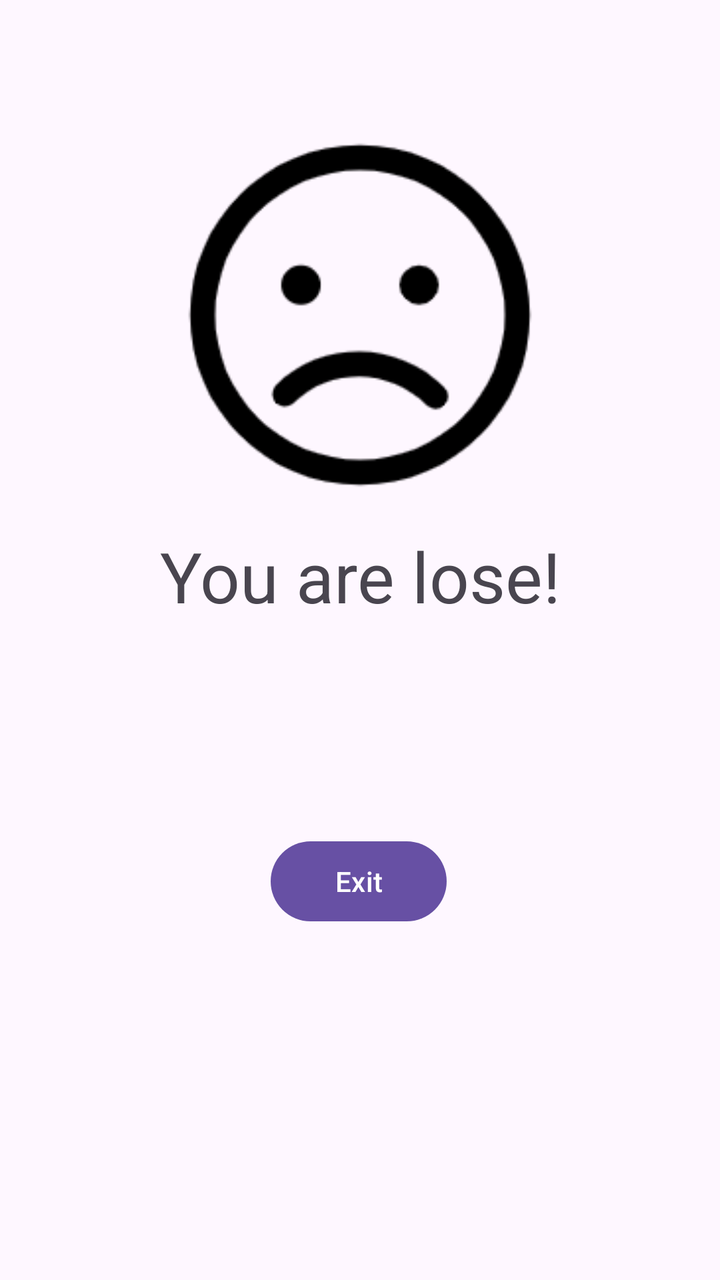
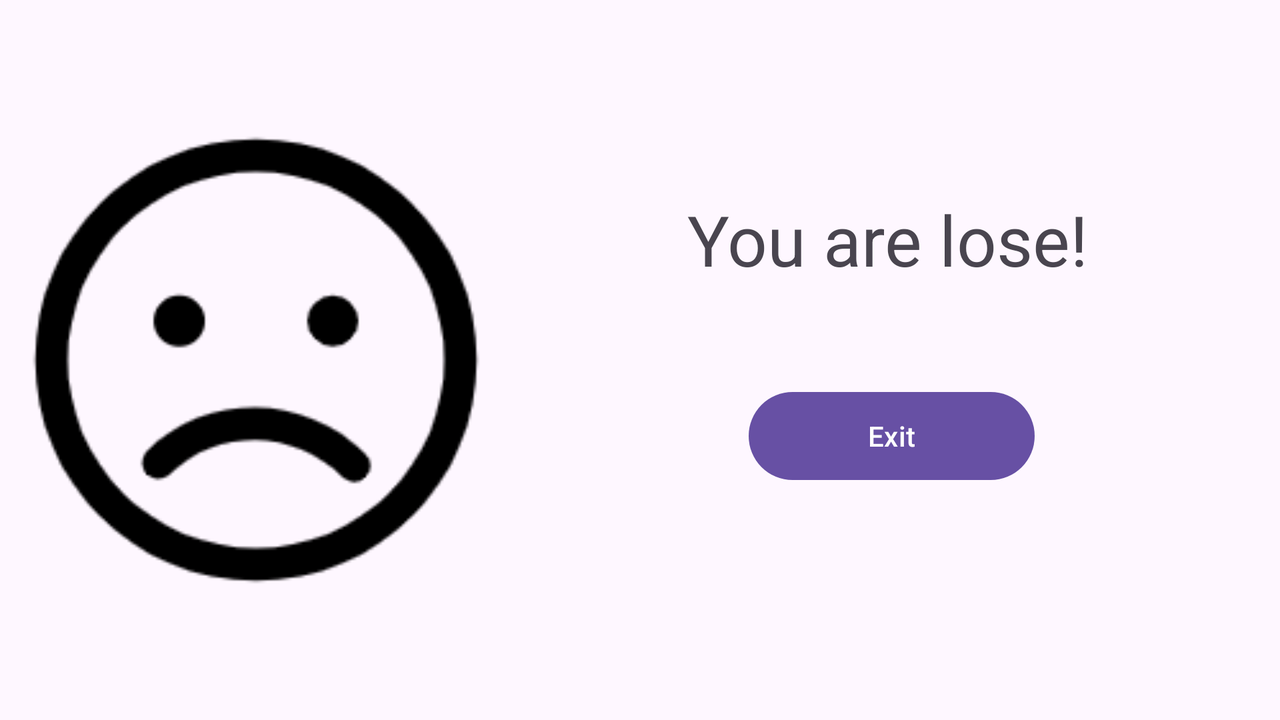

The same Android screen from two of the app's own layout files: first res/layout/ as a phone draws it, then the repository's variant for another configuration, drawn on a device whose configuration selects that folder. Both files follow.
<!-- AndroidManifest.xml: application theme Theme.MentalMathTestA -->
<!-- res/layout/fragment_lose.xml -->
<?xml version="1.0" encoding="utf-8"?>
<layout xmlns:android="http://schemas.android.com/apk/res/android"
    xmlns:app="http://schemas.android.com/apk/res-auto"
    xmlns:tools="http://schemas.android.com/tools">

    <data>
        <variable
            name="vm"
            type="com.example.mentalmathtesta.MyViewModel"/>
    </data>

    <androidx.constraintlayout.widget.ConstraintLayout
        android:layout_width="match_parent"
        android:layout_height="match_parent"
        tools:context=".LoseFragment">

        <androidx.constraintlayout.widget.Guideline
            android:id="@+id/guideline14"
            android:layout_width="wrap_content"
            android:layout_height="wrap_content"
            android:orientation="horizontal"
            app:layout_constraintGuide_begin="59dp" />

        <androidx.constraintlayout.widget.Guideline
            android:id="@+id/guideline22"
            android:layout_width="wrap_content"
            android:layout_height="wrap_content"
            android:orientation="horizontal"
            app:layout_constraintGuide_begin="201dp"
            app:layout_constraintGuide_percent="0.4" />

        <androidx.constraintlayout.widget.Guideline
            android:id="@+id/guideline24"
            android:layout_width="wrap_content"
            android:layout_height="wrap_content"
            android:orientation="horizontal"
            app:layout_constraintGuide_begin="370dp"
            app:layout_constraintGuide_percent="0.5" />

        <androidx.constraintlayout.widget.Guideline
            android:id="@+id/guideline25"
            android:layout_width="7dp"
            android:layout_height="19dp"
            android:orientation="horizontal"
            app:layout_constraintGuide_begin="472dp"
            app:layout_constraintGuide_percent="0.56" />

        <androidx.constraintlayout.widget.Guideline
            android:id="@+id/guideline23"
            android:layout_width="wrap_content"
            android:layout_height="wrap_content"
            android:orientation="vertical"
            app:layout_constraintGuide_begin="75dp" />

        <androidx.constraintlayout.widget.Guideline
            android:id="@+id/guideline26"
            android:layout_width="wrap_content"
            android:layout_height="wrap_content"
            android:orientation="vertical"
            app:layout_constraintGuide_end="75dp" />

        <ImageView
            android:id="@+id/imageView3"
            android:layout_width="0dp"
            android:layout_height="0dp"
            android:src="@drawable/sad"
            android:contentDescription="哭脸"
            app:layout_constraintBottom_toTopOf="@+id/guideline22"
            app:layout_constraintEnd_toStartOf="@+id/guideline26"
            app:layout_constraintStart_toStartOf="@+id/guideline23"
            app:layout_constraintTop_toTopOf="@+id/guideline14"
            tools:ignore="HardcodedText" />

        <TextView
            android:id="@+id/textView6"
            android:layout_width="wrap_content"
            android:layout_height="wrap_content"
            android:text="@string/you_are_lose"
            android:textSize="@dimen/big_size"
            app:layout_constraintBottom_toTopOf="@+id/guideline24"
            app:layout_constraintEnd_toStartOf="@+id/guideline26"
            app:layout_constraintStart_toStartOf="@+id/guideline23"
            app:layout_constraintTop_toTopOf="@+id/guideline22" />

        
        <TextView
            android:id="@+id/textView7"
            android:layout_width="wrap_content"
            android:layout_height="wrap_content"
            android:text="@{@string/your_score(vm.cur)}"
            android:textSize="@dimen/normal_size"
            app:layout_constraintBottom_toTopOf="@+id/guideline25"
            app:layout_constraintEnd_toStartOf="@+id/guideline26"
            app:layout_constraintStart_toStartOf="@+id/guideline23"
            app:layout_constraintTop_toTopOf="@+id/guideline24" />

        <Button
            android:id="@+id/button"
            android:layout_width="wrap_content"
            android:layout_height="wrap_content"
            android:text="@string/btn_exit"
            app:layout_constraintBottom_toBottomOf="parent"
            app:layout_constraintEnd_toStartOf="@+id/guideline26"
            app:layout_constraintHorizontal_bias="0.494"
            app:layout_constraintStart_toStartOf="@+id/guideline23"
            app:layout_constraintTop_toTopOf="@+id/guideline25"
            app:layout_constraintVertical_bias="0.25" />

    </androidx.constraintlayout.widget.ConstraintLayout>
</layout>
<!-- resources referenced by this layout -->
<resources>
  <dimen name="big_size">35sp</dimen>
  <dimen name="normal_size">18sp</dimen>
  <!-- drawable sad: png bitmap (drawable, 8038 bytes) -->
  <string name="btn_exit">Exit</string>&gt;
  <string name="you_are_lose">You are lose!</string>
  <string name="your_score">Your score : %d</string>
  <style name="Theme.MentalMathTestA" parent="Base.Theme.MentalMathTestA" />
  <style name="Base.Theme.MentalMathTestA" parent="Theme.Material3.DayNight.NoActionBar">
          
          
      </style>
</resources>
<!-- res/layout-land/fragment_lose.xml (the repository's variant of the layout above) -->
<!-- drawn on the phone turned sideways -->
<?xml version="1.0" encoding="utf-8"?>
<layout xmlns:android="http://schemas.android.com/apk/res/android"
    xmlns:app="http://schemas.android.com/apk/res-auto"
    xmlns:tools="http://schemas.android.com/tools">

    <data>
        <variable
            name="vm"
            type="com.example.mentalmathtesta.MyViewModel"/>
    </data>

    <androidx.constraintlayout.widget.ConstraintLayout
        android:layout_width="match_parent"
        android:layout_height="match_parent"
        tools:context=".LoseFragment">

        
        <androidx.constraintlayout.widget.Guideline
            android:id="@+id/guideline_divider"
            android:layout_width="wrap_content"
            android:layout_height="wrap_content"
            android:orientation="vertical"
            app:layout_constraintGuide_percent="0.4" />

        
        <ImageView
            android:id="@+id/imageView3"
            android:layout_width="0dp"
            android:layout_height="0dp"
            android:contentDescription="哭脸"
            android:src="@drawable/sad"
            app:layout_constraintBottom_toBottomOf="parent"
            app:layout_constraintEnd_toStartOf="@id/guideline_divider"
            app:layout_constraintHorizontal_bias="0.5"
            app:layout_constraintStart_toStartOf="parent"
            app:layout_constraintTop_toTopOf="parent"
            app:layout_constraintVertical_bias="0.5"
            tools:ignore="HardcodedText" />

        

        

        

        <TextView
            android:id="@+id/textView6"
            android:layout_width="wrap_content"
            android:layout_height="wrap_content"
            android:text="@string/you_are_lose"
            android:textSize="@dimen/big_size"
            app:layout_constraintBottom_toBottomOf="parent"
            app:layout_constraintEnd_toEndOf="parent"
            app:layout_constraintHorizontal_bias="0.478"
            app:layout_constraintStart_toStartOf="@id/guideline_divider"
            app:layout_constraintTop_toTopOf="parent"
            app:layout_constraintVertical_bias="0.307" />

        <TextView
            android:id="@+id/textView7"
            android:layout_width="wrap_content"
            android:layout_height="wrap_content"
            android:text="@{@string/your_score(vm.cur)}"
            android:textSize="@dimen/normal_size"
            app:layout_constraintBottom_toBottomOf="parent"
            app:layout_constraintEnd_toEndOf="parent"
            app:layout_constraintHorizontal_bias="0.488"
            app:layout_constraintStart_toStartOf="@id/guideline_divider"
            app:layout_constraintTop_toTopOf="parent"
            app:layout_constraintVertical_bias="0.452" />

        <Button
            android:id="@+id/button"
            android:layout_width="143dp"
            android:layout_height="52dp"
            android:layout_marginBottom="116dp"
            android:text="@string/btn_exit"
            app:layout_constraintBottom_toBottomOf="parent"
            app:layout_constraintEnd_toEndOf="parent"
            app:layout_constraintHorizontal_bias="0.491"
            app:layout_constraintStart_toStartOf="@id/guideline_divider" />

    </androidx.constraintlayout.widget.ConstraintLayout>
</layout>
